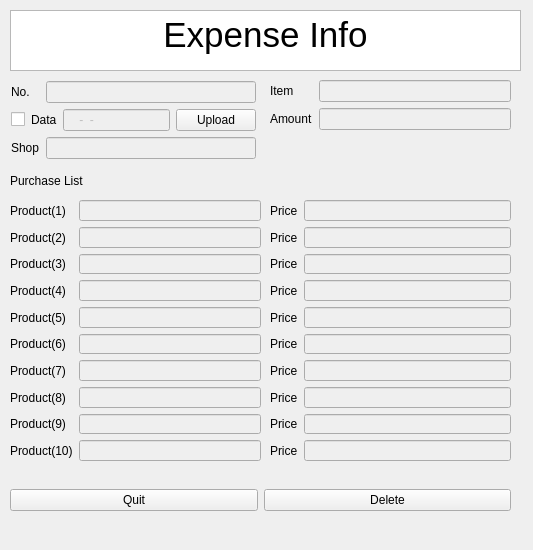
<?xml version="1.0" encoding="UTF-8"?>
<ui version="4.0">
 <class>exp_list</class>
 <widget class="QWidget" name="exp_list">
  <property name="geometry">
   <rect>
    <x>0</x>
    <y>0</y>
    <width>533</width>
    <height>550</height>
   </rect>
  </property>
  <property name="windowTitle">
   <string>Form</string>
  </property>
  <widget class="QTextBrowser" name="textBrowser">
   <property name="geometry">
    <rect>
     <x>10</x>
     <y>10</y>
     <width>511</width>
     <height>61</height>
    </rect>
   </property>
   <property name="html">
    <string>&lt;!DOCTYPE HTML PUBLIC &quot;-//W3C//DTD HTML 4.0//EN&quot; &quot;http://www.w3.org/TR/REC-html40/strict.dtd&quot;&gt;
&lt;html&gt;&lt;head&gt;&lt;meta name=&quot;qrichtext&quot; content=&quot;1&quot; /&gt;&lt;style type=&quot;text/css&quot;&gt;
p, li { white-space: pre-wrap; }
&lt;/style&gt;&lt;/head&gt;&lt;body style=&quot; font-family:'PMingLiU'; font-size:9pt; font-weight:400; font-style:normal;&quot;&gt;
&lt;p align=&quot;center&quot; style=&quot; margin-top:0px; margin-bottom:0px; margin-left:0px; margin-right:0px; -qt-block-indent:0; text-indent:0px;&quot;&gt;&lt;span style=&quot; font-size:26pt;&quot;&gt;Expense Info&lt;/span&gt;&lt;/p&gt;&lt;/body&gt;&lt;/html&gt;</string>
   </property>
  </widget>
  <widget class="QWidget" name="verticalLayoutWidget">
   <property name="geometry">
    <rect>
     <x>10</x>
     <y>170</y>
     <width>241</width>
     <height>21</height>
    </rect>
   </property>
   <layout class="QVBoxLayout" name="verticalLayout">
    <item>
     <widget class="QLabel" name="pur_list">
      <property name="text">
       <string>Purchase List</string>
      </property>
     </widget>
    </item>
   </layout>
  </widget>
  <widget class="QWidget" name="formLayoutWidget_2">
   <property name="geometry">
    <rect>
     <x>10</x>
     <y>200</y>
     <width>251</width>
     <height>261</height>
    </rect>
   </property>
   <layout class="QFormLayout" name="formLayout_2">
    <item row="0" column="0">
     <widget class="QLabel" name="label">
      <property name="text">
       <string>Product(1)</string>
      </property>
     </widget>
    </item>
    <item row="0" column="1">
     <widget class="QLineEdit" name="n1">
      <property name="enabled">
       <bool>false</bool>
      </property>
     </widget>
    </item>
    <item row="1" column="0">
     <widget class="QLabel" name="label_2">
      <property name="text">
       <string>Product(2)</string>
      </property>
     </widget>
    </item>
    <item row="2" column="0">
     <widget class="QLabel" name="label_3">
      <property name="text">
       <string>Product(3)</string>
      </property>
     </widget>
    </item>
    <item row="3" column="0">
     <widget class="QLabel" name="label_4">
      <property name="text">
       <string>Product(4)</string>
      </property>
     </widget>
    </item>
    <item row="4" column="0">
     <widget class="QLabel" name="label_5">
      <property name="text">
       <string>Product(5)</string>
      </property>
     </widget>
    </item>
    <item row="5" column="0">
     <widget class="QLabel" name="label_6">
      <property name="text">
       <string>Product(6)</string>
      </property>
     </widget>
    </item>
    <item row="6" column="0">
     <widget class="QLabel" name="label_7">
      <property name="text">
       <string>Product(7)</string>
      </property>
     </widget>
    </item>
    <item row="7" column="0">
     <widget class="QLabel" name="label_8">
      <property name="text">
       <string>Product(8)</string>
      </property>
     </widget>
    </item>
    <item row="8" column="0">
     <widget class="QLabel" name="label_9">
      <property name="text">
       <string>Product(9)</string>
      </property>
     </widget>
    </item>
    <item row="9" column="0">
     <widget class="QLabel" name="label_10">
      <property name="text">
       <string>Product(10)</string>
      </property>
     </widget>
    </item>
    <item row="1" column="1">
     <widget class="QLineEdit" name="n2">
      <property name="enabled">
       <bool>false</bool>
      </property>
     </widget>
    </item>
    <item row="2" column="1">
     <widget class="QLineEdit" name="n3">
      <property name="enabled">
       <bool>false</bool>
      </property>
     </widget>
    </item>
    <item row="3" column="1">
     <widget class="QLineEdit" name="n4">
      <property name="enabled">
       <bool>false</bool>
      </property>
     </widget>
    </item>
    <item row="4" column="1">
     <widget class="QLineEdit" name="n5">
      <property name="enabled">
       <bool>false</bool>
      </property>
     </widget>
    </item>
    <item row="5" column="1">
     <widget class="QLineEdit" name="n6">
      <property name="enabled">
       <bool>false</bool>
      </property>
     </widget>
    </item>
    <item row="6" column="1">
     <widget class="QLineEdit" name="n7">
      <property name="enabled">
       <bool>false</bool>
      </property>
     </widget>
    </item>
    <item row="7" column="1">
     <widget class="QLineEdit" name="n8">
      <property name="enabled">
       <bool>false</bool>
      </property>
     </widget>
    </item>
    <item row="8" column="1">
     <widget class="QLineEdit" name="n9">
      <property name="enabled">
       <bool>false</bool>
      </property>
     </widget>
    </item>
    <item row="9" column="1">
     <widget class="QLineEdit" name="n10">
      <property name="enabled">
       <bool>false</bool>
      </property>
     </widget>
    </item>
   </layout>
  </widget>
  <widget class="QWidget" name="formLayoutWidget_3">
   <property name="geometry">
    <rect>
     <x>270</x>
     <y>200</y>
     <width>241</width>
     <height>261</height>
    </rect>
   </property>
   <layout class="QFormLayout" name="formLayout_3">
    <item row="0" column="1">
     <widget class="QLineEdit" name="n1_pred">
      <property name="enabled">
       <bool>false</bool>
      </property>
     </widget>
    </item>
    <item row="1" column="0">
     <widget class="QLabel" name="n2_co">
      <property name="text">
       <string>Price</string>
      </property>
     </widget>
    </item>
    <item row="2" column="0">
     <widget class="QLabel" name="n3_co">
      <property name="text">
       <string>Price</string>
      </property>
     </widget>
    </item>
    <item row="3" column="0">
     <widget class="QLabel" name="n4_co">
      <property name="text">
       <string>Price</string>
      </property>
     </widget>
    </item>
    <item row="4" column="0">
     <widget class="QLabel" name="n5_co">
      <property name="text">
       <string>Price</string>
      </property>
     </widget>
    </item>
    <item row="5" column="0">
     <widget class="QLabel" name="n6_co">
      <property name="text">
       <string>Price</string>
      </property>
     </widget>
    </item>
    <item row="6" column="0">
     <widget class="QLabel" name="n7_co">
      <property name="text">
       <string>Price</string>
      </property>
     </widget>
    </item>
    <item row="7" column="0">
     <widget class="QLabel" name="n8_co">
      <property name="text">
       <string>Price</string>
      </property>
     </widget>
    </item>
    <item row="8" column="0">
     <widget class="QLabel" name="n9_co">
      <property name="text">
       <string>Price</string>
      </property>
     </widget>
    </item>
    <item row="9" column="0">
     <widget class="QLabel" name="n10_co">
      <property name="text">
       <string>Price</string>
      </property>
     </widget>
    </item>
    <item row="1" column="1">
     <widget class="QLineEdit" name="n2_pred">
      <property name="enabled">
       <bool>false</bool>
      </property>
     </widget>
    </item>
    <item row="2" column="1">
     <widget class="QLineEdit" name="n3_pred">
      <property name="enabled">
       <bool>false</bool>
      </property>
     </widget>
    </item>
    <item row="3" column="1">
     <widget class="QLineEdit" name="n4_pred">
      <property name="enabled">
       <bool>false</bool>
      </property>
     </widget>
    </item>
    <item row="4" column="1">
     <widget class="QLineEdit" name="n5_pred">
      <property name="enabled">
       <bool>false</bool>
      </property>
     </widget>
    </item>
    <item row="5" column="1">
     <widget class="QLineEdit" name="n6_pred">
      <property name="enabled">
       <bool>false</bool>
      </property>
     </widget>
    </item>
    <item row="6" column="1">
     <widget class="QLineEdit" name="n7_pred">
      <property name="enabled">
       <bool>false</bool>
      </property>
     </widget>
    </item>
    <item row="7" column="1">
     <widget class="QLineEdit" name="n8_pred">
      <property name="enabled">
       <bool>false</bool>
      </property>
     </widget>
    </item>
    <item row="8" column="1">
     <widget class="QLineEdit" name="n9_pred">
      <property name="enabled">
       <bool>false</bool>
      </property>
     </widget>
    </item>
    <item row="9" column="1">
     <widget class="QLineEdit" name="n10_pred">
      <property name="enabled">
       <bool>false</bool>
      </property>
     </widget>
    </item>
    <item row="0" column="0">
     <widget class="QLabel" name="n1_co">
      <property name="text">
       <string>Price</string>
      </property>
     </widget>
    </item>
   </layout>
  </widget>
  <widget class="QWidget" name="horizontalLayoutWidget">
   <property name="geometry">
    <rect>
     <x>10</x>
     <y>470</y>
     <width>501</width>
     <height>61</height>
    </rect>
   </property>
   <layout class="QHBoxLayout" name="horizontalLayout">
    <item>
     <widget class="QPushButton" name="quit_bu">
      <property name="text">
       <string>Quit</string>
      </property>
     </widget>
    </item>
    <item>
     <widget class="QPushButton" name="del_bu">
      <property name="text">
       <string>Delete</string>
      </property>
     </widget>
    </item>
   </layout>
  </widget>
  <widget class="QWidget" name="formLayoutWidget_4">
   <property name="geometry">
    <rect>
     <x>270</x>
     <y>80</y>
     <width>241</width>
     <height>111</height>
    </rect>
   </property>
   <layout class="QFormLayout" name="formLayout_4">
    <item row="0" column="0">
     <widget class="QLabel" name="label_11">
      <property name="text">
       <string>Item</string>
      </property>
     </widget>
    </item>
    <item row="0" column="1">
     <widget class="QLineEdit" name="item_ed">
      <property name="enabled">
       <bool>false</bool>
      </property>
     </widget>
    </item>
    <item row="1" column="0">
     <widget class="QLabel" name="label_12">
      <property name="text">
       <string>Amount</string>
      </property>
     </widget>
    </item>
    <item row="1" column="1">
     <widget class="QLineEdit" name="am_ed">
      <property name="enabled">
       <bool>false</bool>
      </property>
     </widget>
    </item>
   </layout>
  </widget>
  <widget class="QWidget" name="layoutWidget">
   <property name="geometry">
    <rect>
     <x>11</x>
     <y>81</y>
     <width>245</width>
     <height>79</height>
    </rect>
   </property>
   <layout class="QFormLayout" name="formLayout">
    <item row="0" column="0">
     <widget class="QLabel" name="nolb">
      <property name="text">
       <string>No.</string>
      </property>
     </widget>
    </item>
    <item row="0" column="1">
     <widget class="QLineEdit" name="no_ed">
      <property name="enabled">
       <bool>false</bool>
      </property>
     </widget>
    </item>
    <item row="1" column="0" colspan="2">
     <layout class="QHBoxLayout" name="horizontalLayout_2">
      <item>
       <widget class="QCheckBox" name="data_checkBox">
        <property name="text">
         <string/>
        </property>
       </widget>
      </item>
      <item>
       <widget class="QLabel" name="datalb">
        <property name="text">
         <string>Data</string>
        </property>
       </widget>
      </item>
      <item>
       <widget class="QLineEdit" name="da_ed">
        <property name="enabled">
         <bool>false</bool>
        </property>
        <property name="inputMask">
         <string>0000-00-00</string>
        </property>
       </widget>
      </item>
      <item>
       <widget class="QPushButton" name="data_upload">
        <property name="text">
         <string>Upload</string>
        </property>
       </widget>
      </item>
     </layout>
    </item>
    <item row="2" column="0">
     <widget class="QLabel" name="suplb">
      <property name="text">
       <string>Shop</string>
      </property>
     </widget>
    </item>
    <item row="2" column="1">
     <widget class="QLineEdit" name="sp_ed">
      <property name="enabled">
       <bool>false</bool>
      </property>
     </widget>
    </item>
   </layout>
  </widget>
 </widget>
 <resources/>
 <connections>
  <connection>
   <sender>quit_bu</sender>
   <signal>clicked()</signal>
   <receiver>exp_list</receiver>
   <slot>close()</slot>
   <hints>
    <hint type="sourcelabel">
     <x>132</x>
     <y>504</y>
    </hint>
    <hint type="destinationlabel">
     <x>184</x>
     <y>533</y>
    </hint>
   </hints>
  </connection>
 </connections>
</ui>
